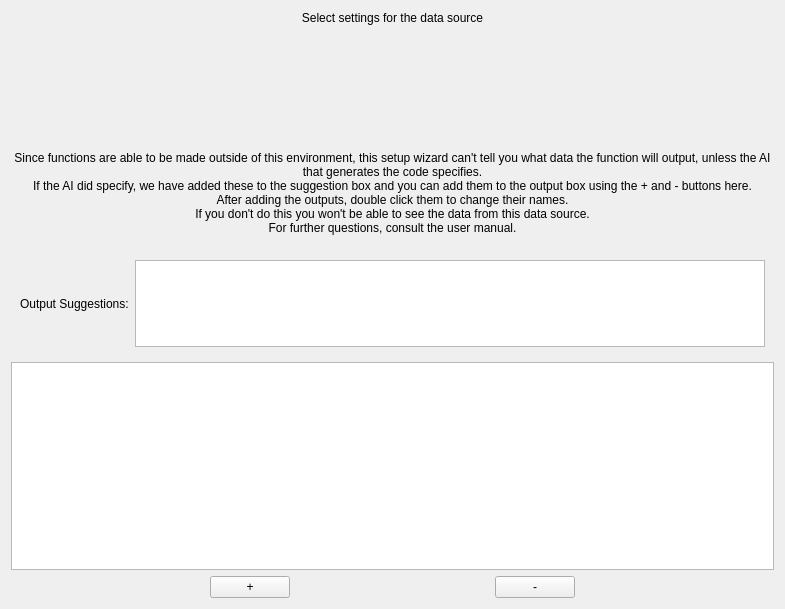
<?xml version="1.0" encoding="UTF-8"?>
<ui version="4.0">
 <class>CreateDataSourceSettingsPage</class>
 <widget class="QWidget" name="CreateDataSourceSettingsPage">
  <property name="geometry">
   <rect>
    <x>0</x>
    <y>0</y>
    <width>785</width>
    <height>609</height>
   </rect>
  </property>
  <property name="windowTitle">
   <string>CreateDataSourceSettingsPage</string>
  </property>
  <layout class="QVBoxLayout" name="verticalLayout">
   <item>
    <widget class="QLabel" name="label">
     <property name="text">
      <string>Select settings for the data source</string>
     </property>
     <property name="alignment">
      <set>Qt::AlignCenter</set>
     </property>
    </widget>
   </item>
   <item>
    <widget class="QStackedWidget" name="stackedWidget">
     <property name="sizePolicy">
      <sizepolicy hsizetype="Preferred" vsizetype="Preferred">
       <horstretch>0</horstretch>
       <verstretch>1</verstretch>
      </sizepolicy>
     </property>
    </widget>
   </item>
   <item>
    <widget class="QLabel" name="outputHelpText">
     <property name="sizePolicy">
      <sizepolicy hsizetype="Preferred" vsizetype="Preferred">
       <horstretch>0</horstretch>
       <verstretch>1</verstretch>
      </sizepolicy>
     </property>
     <property name="text">
      <string>Since functions are able to be made outside of this environment, this setup wizard can't tell you what data the function will output, unless the AI that generates the code specifies.
If the AI did specify, we have added these to the suggestion box and you can add them to the output box using the + and - buttons here.
After adding the outputs, double click them to change their names.
If you don't do this you won't be able to see the data from this data source.
For further questions, consult the user manual.</string>
     </property>
     <property name="alignment">
      <set>Qt::AlignCenter</set>
     </property>
     <property name="wordWrap">
      <bool>true</bool>
     </property>
    </widget>
   </item>
   <item>
    <widget class="QWidget" name="suggested_output_box" native="true">
     <property name="sizePolicy">
      <sizepolicy hsizetype="Preferred" vsizetype="Preferred">
       <horstretch>0</horstretch>
       <verstretch>1</verstretch>
      </sizepolicy>
     </property>
     <layout class="QHBoxLayout" name="horizontalLayout">
      <item>
       <widget class="QLabel" name="label_2">
        <property name="text">
         <string>Output Suggestions:</string>
        </property>
       </widget>
      </item>
      <item>
       <widget class="QListWidget" name="suggested_output">
        <property name="sizePolicy">
         <sizepolicy hsizetype="Expanding" vsizetype="Expanding">
          <horstretch>0</horstretch>
          <verstretch>1</verstretch>
         </sizepolicy>
        </property>
        <property name="editTriggers">
         <set>QAbstractItemView::NoEditTriggers</set>
        </property>
        <property name="selectionMode">
         <enum>QAbstractItemView::NoSelection</enum>
        </property>
        <property name="flow">
         <enum>QListView::LeftToRight</enum>
        </property>
       </widget>
      </item>
     </layout>
    </widget>
   </item>
   <item>
    <widget class="QListView" name="outputView">
     <property name="sizePolicy">
      <sizepolicy hsizetype="Expanding" vsizetype="Expanding">
       <horstretch>0</horstretch>
       <verstretch>2</verstretch>
      </sizepolicy>
     </property>
     <property name="font">
      <font>
       <pointsize>30</pointsize>
      </font>
     </property>
    </widget>
   </item>
   <item>
    <widget class="QWidget" name="widget_8" native="true">
     <layout class="QHBoxLayout" name="horizontalLayout_5">
      <property name="leftMargin">
       <number>0</number>
      </property>
      <property name="topMargin">
       <number>0</number>
      </property>
      <property name="rightMargin">
       <number>0</number>
      </property>
      <property name="bottomMargin">
       <number>0</number>
      </property>
      <item>
       <widget class="QPushButton" name="addOutputButton">
        <property name="sizePolicy">
         <sizepolicy hsizetype="Maximum" vsizetype="Fixed">
          <horstretch>0</horstretch>
          <verstretch>0</verstretch>
         </sizepolicy>
        </property>
        <property name="text">
         <string>+</string>
        </property>
       </widget>
      </item>
      <item>
       <widget class="QPushButton" name="removeOutputButton">
        <property name="sizePolicy">
         <sizepolicy hsizetype="Maximum" vsizetype="Fixed">
          <horstretch>0</horstretch>
          <verstretch>0</verstretch>
         </sizepolicy>
        </property>
        <property name="text">
         <string>-</string>
        </property>
       </widget>
      </item>
     </layout>
    </widget>
   </item>
  </layout>
 </widget>
 <resources/>
 <connections/>
</ui>
